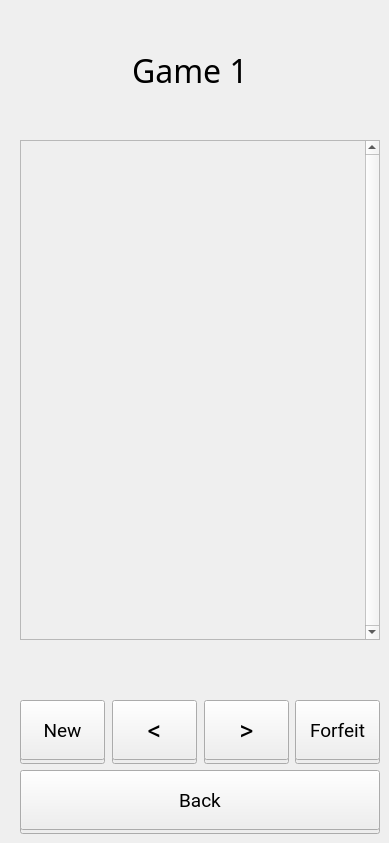
    <widget class="QWidget" name="chessMenu">
     <widget class="QLabel" name="txtChess">
      <property name="geometry">
       <rect>
        <x>10</x>
        <y>50</y>
        <width>360</width>
        <height>40</height>
       </rect>
      </property>
      <property name="font">
       <font>
        <family>LEMON MILK</family>
        <pointsize>24</pointsize>
       </font>
      </property>
      <property name="text">
       <string>Game 1</string>
      </property>
      <property name="alignment">
       <set>Qt::AlignmentFlag::AlignCenter</set>
      </property>
     </widget>
     <widget class="QScrollArea" name="scrollMovesPlayed">
      <property name="geometry">
       <rect>
        <x>20</x>
        <y>140</y>
        <width>360</width>
        <height>500</height>
       </rect>
      </property>
      <property name="verticalScrollBarPolicy">
       <enum>Qt::ScrollBarPolicy::ScrollBarAlwaysOn</enum>
      </property>
      <property name="widgetResizable">
       <bool>true</bool>
      </property>
      <widget class="QWidget" name="scrollAreaWidgetContents">
       <property name="geometry">
        <rect>
         <x>0</x>
         <y>0</y>
         <width>344</width>
         <height>498</height>
        </rect>
       </property>
      </widget>
     </widget>
     <widget class="QPushButton" name="buttonChessNewShadow">
      <property name="geometry">
       <rect>
        <x>20</x>
        <y>704</y>
        <width>85</width>
        <height>60</height>
       </rect>
      </property>
      <property name="font">
       <font>
        <family>Roboto</family>
        <pointsize>14</pointsize>
       </font>
      </property>
      <property name="text">
       <string/>
      </property>
     </widget>
     <widget class="QPushButton" name="buttonChessNew">
      <property name="geometry">
       <rect>
        <x>20</x>
        <y>700</y>
        <width>85</width>
        <height>60</height>
       </rect>
      </property>
      <property name="font">
       <font>
        <family>Roboto</family>
        <pointsize>14</pointsize>
       </font>
      </property>
      <property name="text">
       <string>New</string>
      </property>
     </widget>
     <widget class="QPushButton" name="buttonChessLeftShadow">
      <property name="geometry">
       <rect>
        <x>112</x>
        <y>704</y>
        <width>85</width>
        <height>60</height>
       </rect>
      </property>
      <property name="font">
       <font>
        <family>Roboto</family>
        <pointsize>14</pointsize>
       </font>
      </property>
      <property name="text">
       <string/>
      </property>
     </widget>
     <widget class="QPushButton" name="buttonChessLeft">
      <property name="geometry">
       <rect>
        <x>112</x>
        <y>700</y>
        <width>85</width>
        <height>60</height>
       </rect>
      </property>
      <property name="font">
       <font>
        <family>Roboto</family>
        <pointsize>20</pointsize>
       </font>
      </property>
      <property name="text">
       <string>&lt;</string>
      </property>
     </widget>
     <widget class="QPushButton" name="buttonChessRightShadow">
      <property name="geometry">
       <rect>
        <x>204</x>
        <y>704</y>
        <width>85</width>
        <height>60</height>
       </rect>
      </property>
      <property name="font">
       <font>
        <family>Roboto</family>
        <pointsize>14</pointsize>
       </font>
      </property>
      <property name="text">
       <string/>
      </property>
     </widget>
     <widget class="QPushButton" name="buttonChessRight">
      <property name="geometry">
       <rect>
        <x>204</x>
        <y>700</y>
        <width>85</width>
        <height>60</height>
       </rect>
      </property>
      <property name="font">
       <font>
        <family>Roboto</family>
        <pointsize>20</pointsize>
       </font>
      </property>
      <property name="text">
       <string>&gt;</string>
      </property>
     </widget>
     <widget class="QPushButton" name="buttonChessForfeitShadow">
      <property name="geometry">
       <rect>
        <x>295</x>
        <y>704</y>
        <width>85</width>
        <height>60</height>
       </rect>
      </property>
      <property name="font">
       <font>
        <family>Roboto</family>
        <pointsize>14</pointsize>
       </font>
      </property>
      <property name="text">
       <string/>
      </property>
     </widget>
     <widget class="QPushButton" name="buttonChessForfeit">
      <property name="geometry">
       <rect>
        <x>295</x>
        <y>700</y>
        <width>85</width>
        <height>60</height>
       </rect>
      </property>
      <property name="font">
       <font>
        <family>Roboto</family>
        <pointsize>14</pointsize>
       </font>
      </property>
      <property name="text">
       <string>Forfeit</string>
      </property>
     </widget>
     <widget class="QPushButton" name="buttonChessQuit">
      <property name="geometry">
       <rect>
        <x>20</x>
        <y>770</y>
        <width>360</width>
        <height>60</height>
       </rect>
      </property>
      <property name="font">
       <font>
        <family>Roboto</family>
        <pointsize>14</pointsize>
       </font>
      </property>
      <property name="text">
       <string>Back</string>
      </property>
     </widget>
     <widget class="QPushButton" name="buttonChessQuitShadow">
      <property name="geometry">
       <rect>
        <x>20</x>
        <y>774</y>
        <width>360</width>
        <height>60</height>
       </rect>
      </property>
      <property name="font">
       <font>
        <family>Roboto</family>
        <pointsize>14</pointsize>
       </font>
      </property>
      <property name="text">
       <string/>
      </property>
     </widget>
     <zorder>txtChess</zorder>
     <zorder>scrollMovesPlayed</zorder>
     <zorder>buttonChessNewShadow</zorder>
     <zorder>buttonChessNew</zorder>
     <zorder>buttonChessLeftShadow</zorder>
     <zorder>buttonChessLeft</zorder>
     <zorder>buttonChessRightShadow</zorder>
     <zorder>buttonChessRight</zorder>
     <zorder>buttonChessForfeitShadow</zorder>
     <zorder>buttonChessForfeit</zorder>
     <zorder>buttonChessQuitShadow</zorder>
     <zorder>buttonChessQuit</zorder>
    </widget>
